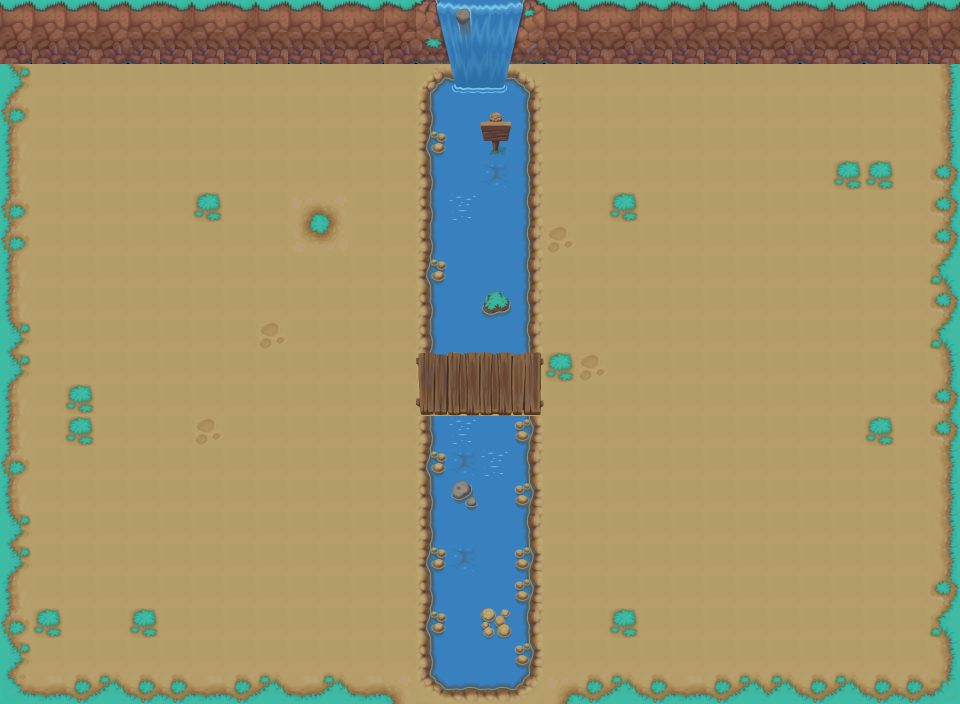

Below is a game level as drawn by its tile map, then a one-line description and the .tmx that defines it (tile-layer data replaced by summaries):
An orthogonal 30x22 tile map with 32x32 px tiles, 2 tile layers (ground, trees), 2 tilesets and 8 objects (6x aabb_rectangle, player_spawn).

<map version="1.2" tiledversion="1.2.1" orientation="orthogonal" renderorder="right-down" width="30" height="22" tilewidth="32" tileheight="32" infinite="0" nextlayerid="8" nextobjectid="30">
 <tileset firstgid="1" name="grassland_2" tilewidth="32" tileheight="32" tilecount="256" columns="16">
  <image source="grassland_2.png" width="512" height="512" />
 </tileset>
 <tileset firstgid="257" name="grassland_2" tilewidth="32" tileheight="32" tilecount="256" columns="16">
  <image source="grassland_2.png" width="512" height="512" />
 </tileset>
 <layer id="1" name="ground" width="30" height="22">
  <data>[660 cells, 660 non-empty, 39 distinct tile ids]</data>
 </layer>
 <layer id="7" name="trees" width="30" height="22">
  <data>[660 cells, 24 non-empty, 21 distinct tile ids]</data>
 </layer>
 <objectgroup id="3" name="aabb_rectangle">
  <object id="20" name="aabb_rectangle" x="427" y="73" width="106" height="267" />
  <object id="24" name="aabb_rectangle" x="428" y="427" width="105" height="276" />
  <object id="25" name="aabb_rectangle" x="0" y="-1" width="961" height="32" />
  <object id="26" x="-37" y="221" />
  <object id="27" name="aabb_rectangle" x="1" y="0" width="8" height="704" />
  <object id="28" name="aabb_rectangle" x="952" y="2" width="8" height="704" />
  <object id="29" name="aabb_rectangle" x="0.5" y="699" width="961" height="6" />
 </objectgroup>
 <objectgroup id="4" name="player">
  <object id="18" name="player_spawn" x="197.411" y="181.723">
   <point />
  </object>
 </objectgroup>
 <objectgroup id="5" name="spawners" />
 <objectgroup id="6" name="health" />
</map>